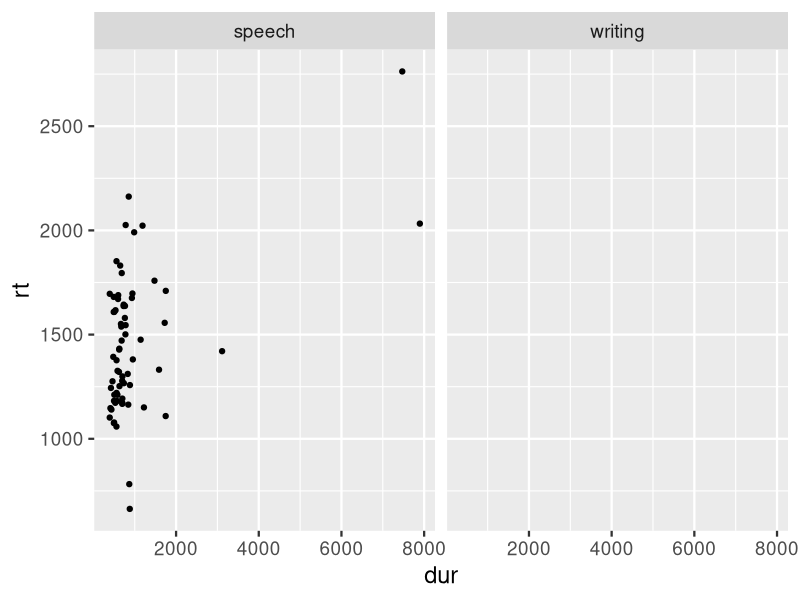
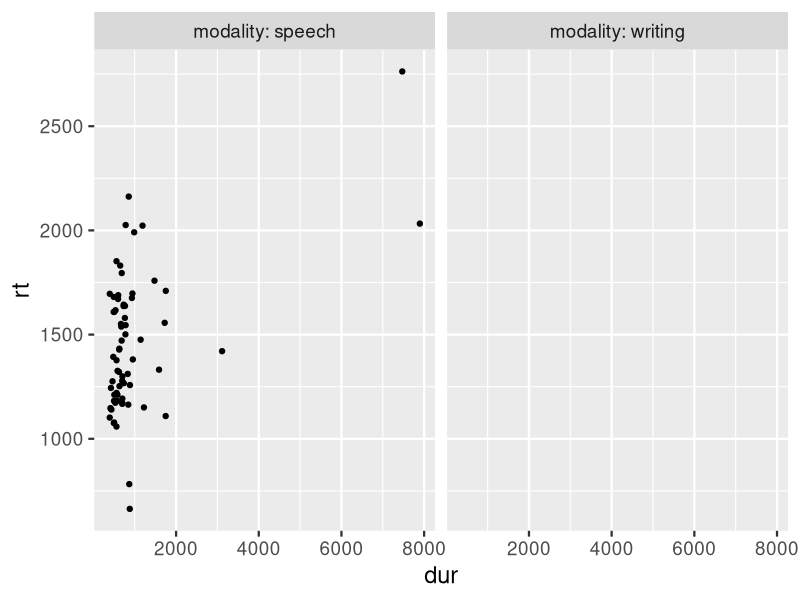
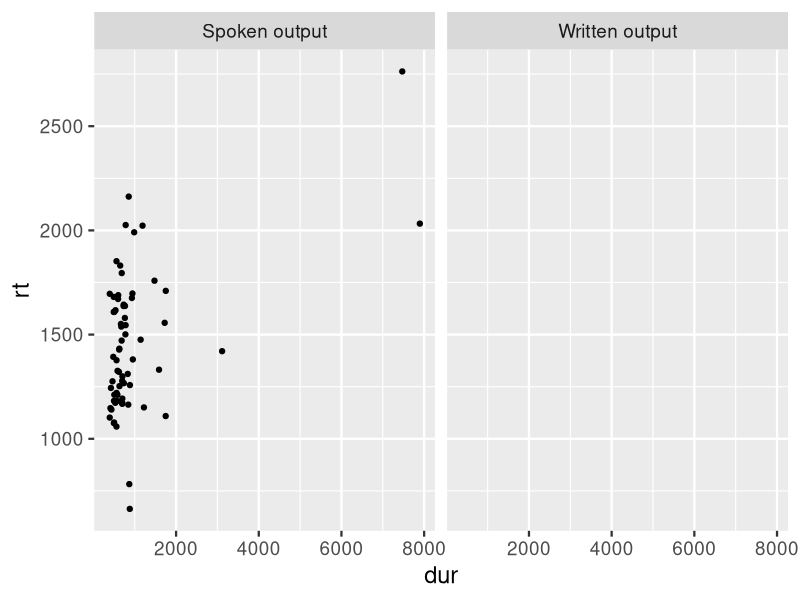
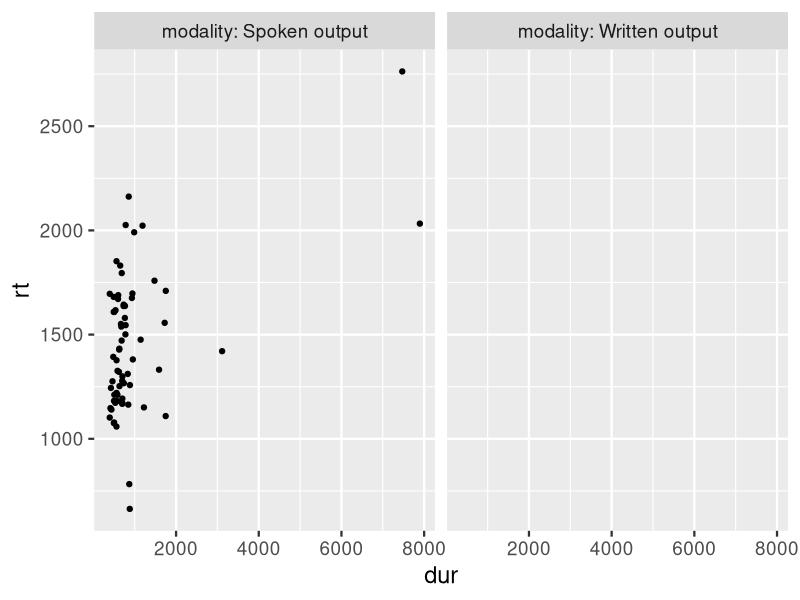
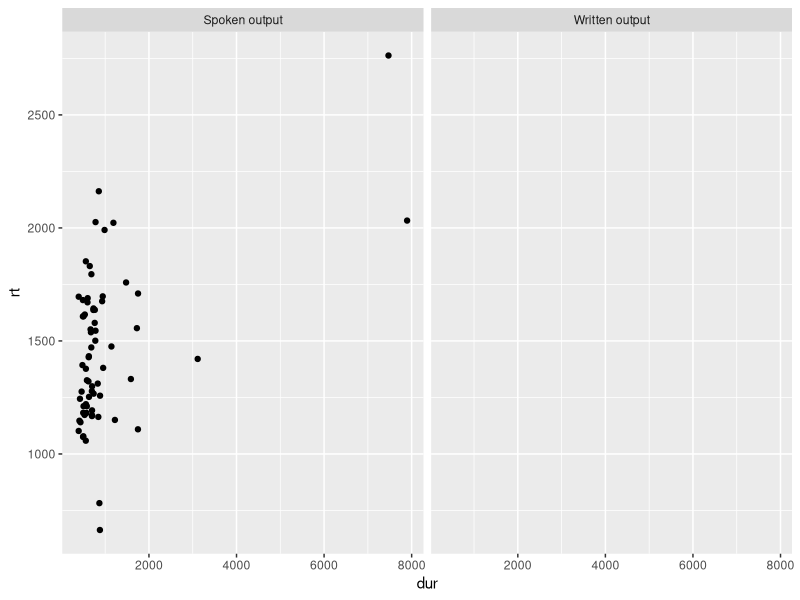
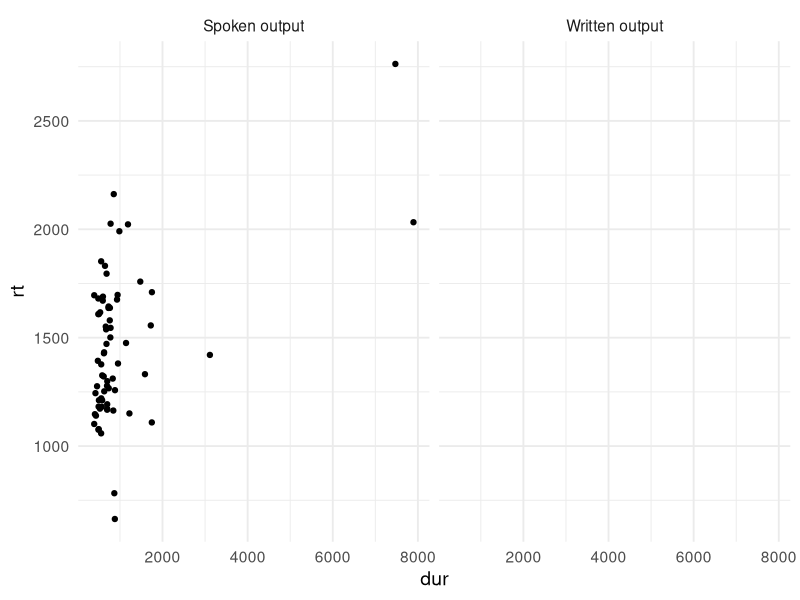
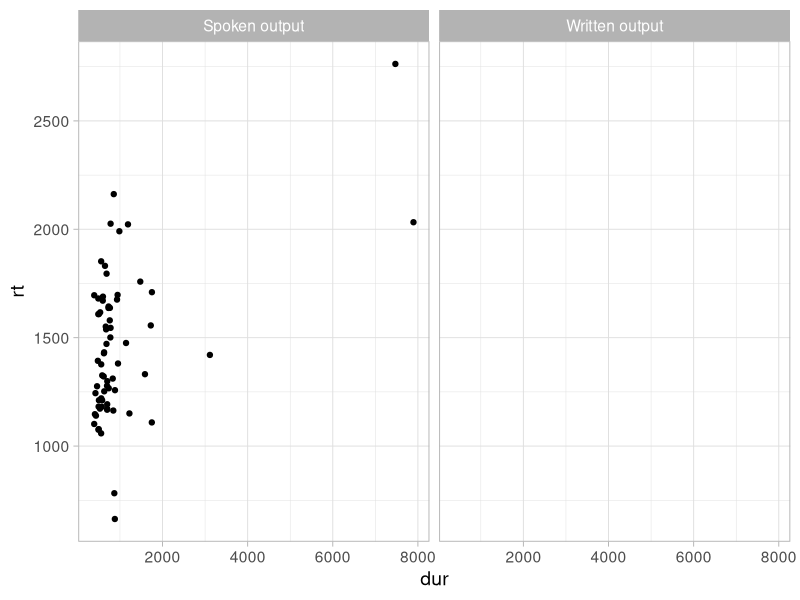
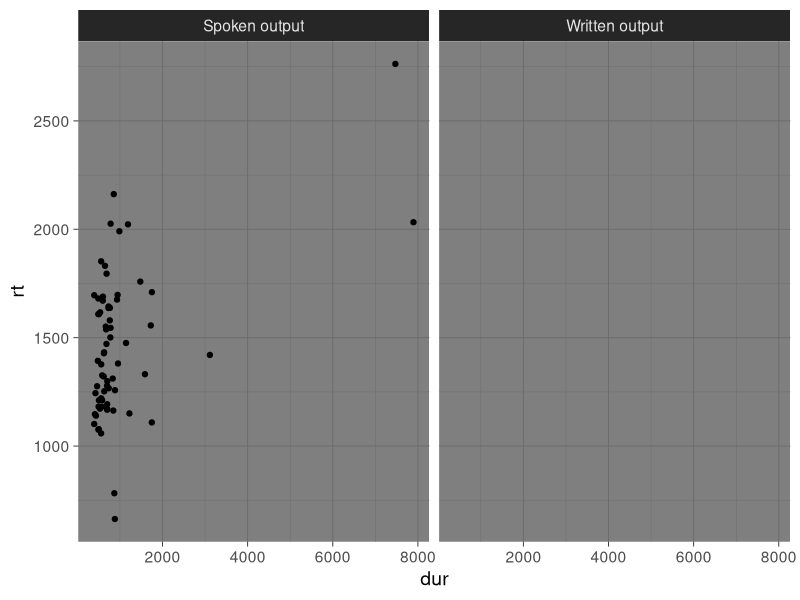

Write the R code that produced these figures, in order.
## ---- chunk 1
library(tidyverse)
library(ggthemes)
knitr::opts_chunk$set(echo = TRUE, comment = NA,
                      warning = FALSE, message = FALSE)
theme_set(
  theme_gray(base_size = 17) +
    theme(plot.background = element_rect(fill = "transparent", colour = NA)))
d_spellname <- read_csv("data/spellname.csv")
d_spellname <- summarise(d_spellname,
                        rt = mean(rt), dur = mean(dur),
                        .by = c(ppt_id, name_familiarised, ppt_vocab, modality))
## ---- chunk 2
ggplot(d_spellname, 
       aes(y = rt,
           x = dur)) +
  geom_point() + 
  facet_grid(~modality)
## ---- chunk 3
ggplot(d_spellname, 
       aes(y = rt,
           x = dur)) +
  geom_point() + 
  facet_grid(~modality,
             labeller = label_both)
## ---- chunk 4
d_spellname <- mutate(d_spellname,
  modality = recode(modality,
    speech = "Spoken output",
    writing = "Written output"))

ggplot(d_spellname, 
       aes(x = dur, 
           y = rt)) +
  geom_point() +
  facet_grid(~modality)
## ---- chunk 5
ggplot(d_spellname, 
       aes(y = rt,
           x = dur)) +
  geom_point() + 
  facet_grid(~modality, labeller = label_both)
## ---- chunk 6
ggplot(d_spellname, 
       aes(y = rt,
           x = dur)) + 
  geom_point() +
  facet_grid(~modality) +
  theme_grey(base_size = 11)
## ---- chunk 7
ggplot(d_spellname, 
       aes(y = rt,
           x = dur)) + 
  geom_point() +
  facet_grid(~modality) +
  theme_minimal(base_size = 14)
## ---- chunk 8
ggplot(d_spellname, 
       aes(y = rt,
           x = dur)) + 
  geom_point() +
  facet_grid(~modality) +
  theme_light(base_size = 14)
## ---- chunk 9
ggplot(d_spellname, 
       aes(y = rt,
           x = dur)) + 
  geom_point() +
  facet_grid(~modality) +
  theme_dark(base_size = 14)
## ---- chunk 10
ggplot(d_spellname, 
       aes(y = rt,
           x = dur)) + 
  geom_point() +
  facet_grid(~modality) +
  theme_clean()
## ---- chunk 11
ggplot(d_spellname, 
       aes(y = rt,
           x = dur)) + 
  geom_point() +
  theme()
## ---- chunk 12
ggplot(d_spellname, 
       aes(y = rt,
           x = dur)) + 
  geom_point() +
  theme(axis.text = 
          element_text(face = "italic"))
## ---- chunk 13
ggplot(d_spellname, aes(y = rt,
    x = dur)) + 
  geom_point() +
  theme(axis.title = 
          element_text(face = "bold"))
## ---- chunk 14
ggplot(d_spellname, aes(y = rt,
    x = dur)) + 
  geom_point() +
  theme(axis.title.y = 
          element_text(face = "bold"))
## ---- chunk 15
ggplot(d_spellname, aes(y = rt,
    x = dur,
    colour = modality)) + 
  geom_point() +
  theme()
## ---- chunk 16
ggplot(d_spellname, aes(y = rt,
    x = dur,
    colour = modality)) + 
  geom_point() +
  theme(legend.position = "top")
## ---- chunk 17
ggplot(d_spellname, aes(y = rt,
    x = dur,
    colour = modality)) + 
  geom_point() +
  theme(legend.position = "top",
        legend.justification = "right")
## ---- chunk 18
ggplot(d_spellname, aes(y = rt,
    x = dur,
    colour = modality)) +
  geom_point() + 
  theme(legend.position = c(.15, .8))
## ---- chunk 19
ggplot(d_spellname, aes(y = rt,
    x = dur)) +
  geom_point() + 
  theme()
## ---- chunk 20
ggplot(d_spellname, aes(y = rt,
    x = dur)) +
  geom_point() + 
  theme(panel.background =
        element_blank())
## ---- chunk 21
ggplot(d_spellname, aes(y = rt,
    x = dur)) +
  geom_point() +
  theme()
## ---- chunk 22
ggplot(d_spellname, aes(y = rt,
    x = dur)) +
  geom_point() + 
  theme(plot.background = element_rect(
    fill = "pink"))
## ---- chunk 23
ggplot(d_spellname, aes(y = rt,
    x = dur)) +
  geom_point() + 
  theme(plot.background = element_rect(
    fill = "pink"),
  plot.margin = unit(c(2, 2, 2, 2),
                     "cm"))
## ---- chunk 24
ggplot(d_spellname, aes(y = rt,
    x = dur)) +
  geom_point() + 
  labs(title = "I'm a title") +
  theme(plot.title = element_text(
    colour = "pink"))
## ---- chunk 25
ggplot(d_spellname, aes(y = rt,
    x = dur)) +
  geom_point() + 
  labs(caption = "I'm a caption") +
  theme(plot.caption = element_text(
    face = "italic"))
## ---- chunk 26
ggplot(d_spellname, aes(y = rt,
    x = dur)) +
  geom_point() + 
  facet_grid(~modality,
             labeller = label_both) +
  theme()
## ---- chunk 27
ggplot(d_spellname, aes(y = rt,
    x = dur)) +
  geom_point() + 
  facet_grid(~modality,
             labeller = label_both) +
  theme(strip.background =
        element_blank())
## ---- chunk 28
ggplot(d_spellname, aes(y = rt,
    x = dur)) +
  geom_point() + 
  facet_grid(~modality,
             labeller = label_both) +
  theme(strip.background = element_rect(
    fill = "forestgreen"))
## ---- chunk 29
ggplot(d_spellname, aes(y = rt,
    x = dur)) +
  geom_point() + 
  facet_grid(~modality,
             labeller = label_both) +
  theme(strip.background = element_rect(fill = "forestgreen"),
        strip.text = element_text(colour = "white", hjust = 0))
## ---- chunk 30
ggplot(d_spellname, aes(y = rt,
    x = dur)) +
  geom_point() + 
  facet_grid(~modality,
             labeller = label_both)+
  theme(strip.background = element_rect(fill = "forestgreen"),
        strip.text = element_text(colour = "white", hjust = 0, 
            face = "bold", size = 16, angle = 180))
